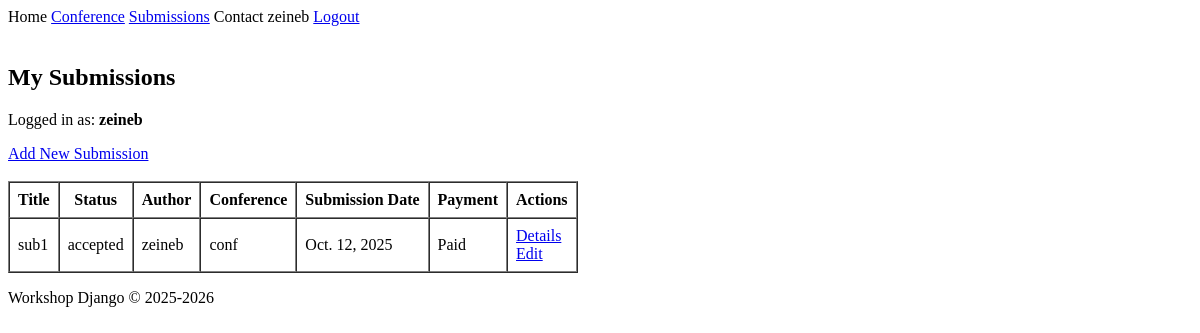
The app's page /conferences/submissions_list/ (signed in), older data.
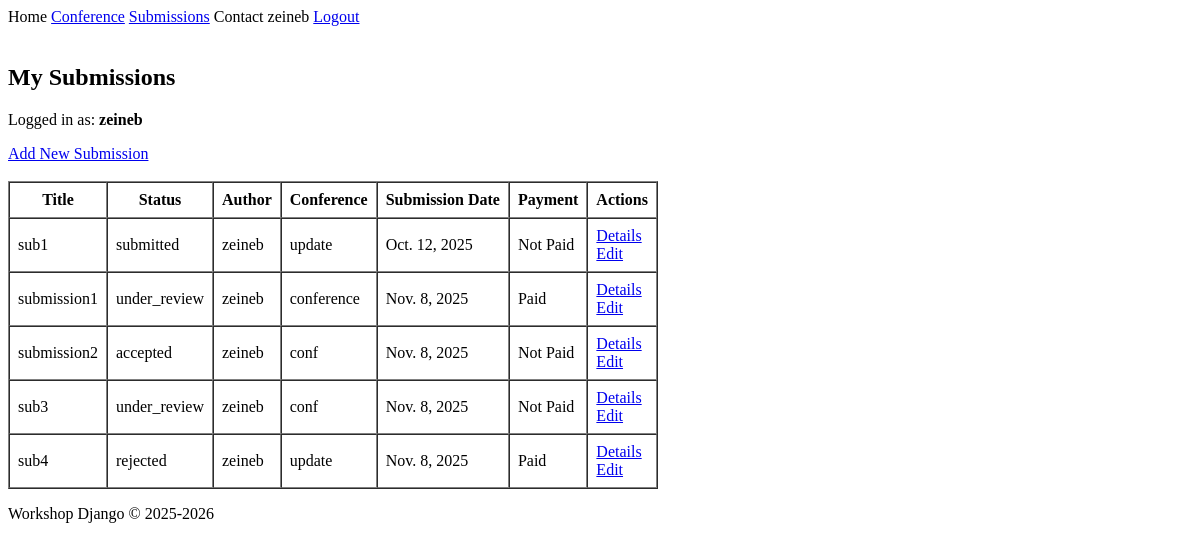
The same page, newer data.
### UserApp/models.py (models this page shows, shortened)
class User(AbstractUser):
    user_id = models.CharField(max_length = 8, primary_key = True, unique = True, editable = False)
    first_name = models.CharField(max_length = 100, validators = [name_validator])
    last_name = models.CharField(max_length = 100, validators = [name_validator])
    affiliation = models.CharField(max_length = 100)
    Role = [
        ('participant', 'Participant'),
        ('organisator', 'Organisator'),
        ('comite_member', 'Member of the Scientific Committee'),
    ]
    role = models.CharField(max_length = 100, choices = Role, default = 'participant')
    nationality = models.CharField(max_length = 100)
    email = models.EmailField(unique = True, validators = [verify_email])
    created_at = models.DateTimeField(auto_now_add = True) # when the object is created
    updated_at = models.DateTimeField(auto_now = True) # when the object is updated

### ConferenceApp/models.py (models this page shows, shortened)
class Submission(models.Model):
    submission_id = models.CharField(
        primary_key=True,
        max_length=11,
        unique=True,
        editable=False
    )
    user = models.ForeignKey("UserApp.User",
                           on_delete=models.CASCADE,
                           related_name="submissions") # the role of related_name is to access all submissions of a user
    conference = models.ForeignKey(Conference, on_delete = models.CASCADE, related_name = 'submissions') # the role of related_name is to access all submissions of a conference
    title = models.CharField(max_length = 100)
    abstract = models.TextField()
    keywords = models.TextField()
    paper= models.FileField(
        upload_to = 'papers/',
        validators = [FileExtensionValidator(allowed_extensions=['pdf'])]
    )
    Status = [
        ('submitted', 'Submitted'),
        ('under_review', 'Under Review'),
        ('accepted', 'Accepted'),
        ('rejected', 'Rejected'),
    ]
    submission_date = models.DateField(auto_now_add = True)
    status = models.CharField(max_length = 100, choices = Status, default = 'submitted')
    payed = models.BooleanField(default = False)
    created_at = models.DateTimeField(auto_now_add = True) # when the object is created
    updated_at = models.DateTimeField(auto_now = True) # when the object is updated

class Conference(models.Model):
    conference_id = models.AutoField(primary_key = True, unique = True, editable = False)
    name = models.CharField(max_length = 100, validators = [name_validator])
    Theme = [
        ('CS&AI', 'Computer Science & Artificial Intelligence'),
        ('SE', 'Science & Engineering'),
        ('SS&ED', 'Social Sciences & Education'),
        ('IT', 'Interdisciplinary Themes'),
    ]
    theme = models.CharField(max_length = 100, choices = Theme)
    location = models.CharField(max_length = 100)
    start_date = models.DateField()
    end_date = models.DateField()
    description = models.TextField(validators = [
        MinLengthValidator(30, "Description must be at least 30 characters long.")
    ])
    created_at = models.DateTimeField(auto_now_add = True) # when the object is created
    updated_at = models.DateTimeField(auto_now = True) # when the object is updated

### ConferenceApp/views.py (the view)
# urls.py: path('submissions_list/', UserSubmissionListView.as_view(), name='list_submissions'),
class UserSubmissionListView(LoginRequiredMixin, ListView):
    model = Submission
    template_name = 'Conference/submission_list.html'
    context_object_name = 'list_submissions'
    def get_queryset(self):
        return Submission.objects.filter(user=self.request.user)

### GestionConference/Templates/Conference/submission_list.html (shortened to what this page needs)
{% extends 'base.html' %}
{% block content %}
<br>
<h2>My Submissions</h2>
{% if user.is_authenticated %}
  <p>Logged in as: <strong>{{ user.username }}</strong></p>
  <a href="{% url 'add_submission' %}">Add New Submission</a>
  <br><br>
  <table border="1" cellpadding="8" cellspacing="0">
    <tr>
      <th>Title</th>
      <th>Status</th>
      <th>Author</th>
      <th>Conference</th>
      <th>Submission Date</th>
      <th>Payment</th>
      <th>Actions</th>
    </tr>
    {% for s in list_submissions %}
        <tr>
            <td>{{ s.title }}</td>
            <td>{{ s.status }}</td>
            <td>{{ s.user.username }}</td>
            <td>{{ s.conference.name }}</td>
            <td>{{ s.submission_date }}</td>
            <td>
            {% if s.payed == True %}
                Paid
            {% else %}
                Not Paid
            {% endif %}
            </td>
            <td><a href="{% url 'submission_detail' s.pk %}">Details</a> <br> <a href="{% url 'update_submission' s.pk %}">Edit</a> </td>
        </tr>
        {% empty %}
        <tr>
        <td colspan="7">No submissions found.</td>
        </tr>
    {% endfor %}
  </table>
{% else %}
  <p> You must be logged in to view your submissions.</p>
{% endif %}
{% endblock %}

### GestionConference/Templates/base.html
<html>
<body>
    <nav>
        <a>Home</a>
        <a href="{% url 'list_conferences' %}">Conference</a>
        <a href="{% url 'list_submissions' %}">Submissions</a>
        <a> Contact </a>
        {%if user.is_authenticated %}
            <a> {{ user.username }} </a>
            <a href="{% url 'logout' %}">Logout</a>
        {% else %}
            <a href="{% url 'login' %}">Login</a>
            <a href="{% url 'register' %}">Register</a>
        {% endif %}
    </nav>
    <div>
        {% block content %}
        {% endblock %}
    </div>
    <footer>
        <p>Workshop Django &copy; 2025-2026</p>
    </footer>
</body>
</html>

Row changes from the older to the newer data that the page shows:
changed Submission "sub1": status "accepted" → "submitted"; conference.name "conf" → "update"; payed "Paid" → "Not Paid"
added Submission: title "submission1", status "under_review", user.username "zeineb", conference.name "conference", submission_date "Nov. 8, 2025", payed "Paid"
added Submission: title "submission2", status "accepted", user.username "zeineb", conference.name "conf", submission_date "Nov. 8, 2025", payed "Not Paid"
added Submission: title "sub3", status "under_review", user.username "zeineb", conference.name "conf", submission_date "Nov. 8, 2025", payed "Not Paid"
added Submission: title "sub4", status "rejected", user.username "zeineb", conference.name "update", submission_date "Nov. 8, 2025", payed "Paid"
